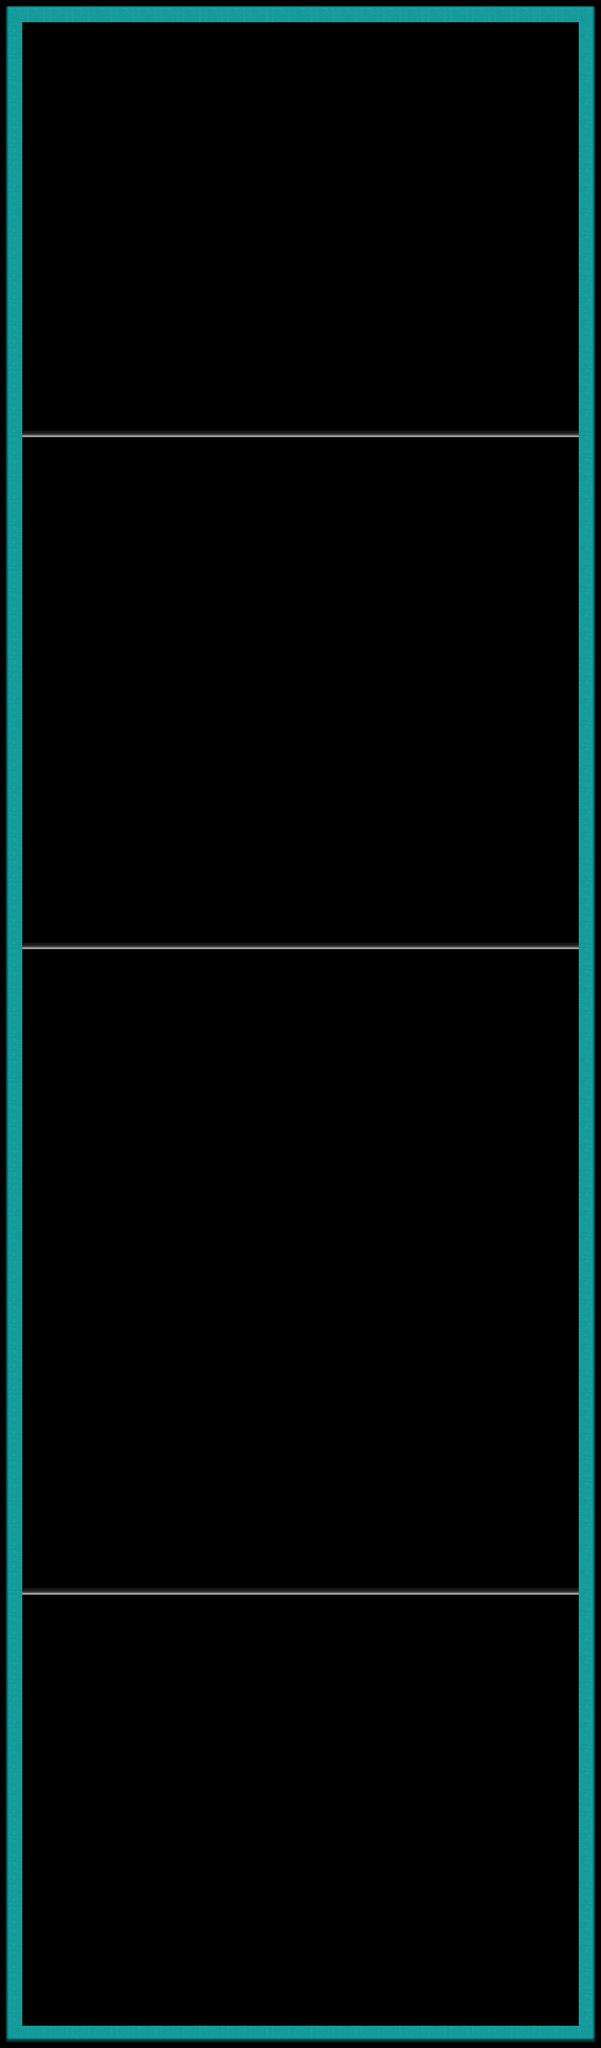

Rendered tile map (Tiled .tmx) drawn with the repository's tilesets; below, a short description and the map source with its tile grids summarised:
An orthogonal 27x92 tile map with 138x138 px tiles, 9 tile layers (1, 2, 3, 4, ...), 9 tilesets.

<map version="1.0" orientation="orthogonal" width="27" height="92" tilewidth="138" tileheight="138">
 <tileset firstgid="1" name="boardLeft" tilewidth="138" tileheight="138">
  <image source="boardLeft.png" width="138" height="138" />
 </tileset>
 <tileset firstgid="2" name="boardDown" tilewidth="138" tileheight="138">
  <image source="boardDown.png" width="138" height="138" />
 </tileset>
 <tileset firstgid="3" name="boardRight" tilewidth="138" tileheight="138">
  <image source="boardRight.png" width="138" height="138" />
 </tileset>
 <tileset firstgid="4" name="boardUp" tilewidth="138" tileheight="138">
  <image source="boardUp.png" width="138" height="138" />
 </tileset>
 <tileset firstgid="5" name="boardLeftDown" tilewidth="138" tileheight="138">
  <image source="boardLeftDown.png" width="138" height="138" />
 </tileset>
 <tileset firstgid="6" name="boardRightDown" tilewidth="138" tileheight="138">
  <image source="boardRightDown.png" width="138" height="138" />
 </tileset>
 <tileset firstgid="7" name="boardRightUp" tilewidth="138" tileheight="138">
  <image source="boardRightUp.png" width="138" height="138" />
 </tileset>
 <tileset firstgid="8" name="boardUpLeft" tilewidth="138" tileheight="138">
  <image source="boardUpLeft.png" width="138" height="138" />
 </tileset>
 <tileset firstgid="9" name="sgib-1" tilewidth="138" tileheight="138">
  <image source="sgib-1.png" width="138" height="138" />
 </tileset>
 <layer name="1" width="27" height="92">
  <data>[2484 cells, 90 non-empty, 1 distinct tile ids]</data>
 </layer>
 <layer name="2" width="27" height="92">
  <data>[2484 cells, 25 non-empty, 1 distinct tile ids]</data>
 </layer>
 <layer name="3" width="27" height="92">
  <data>[2484 cells, 90 non-empty, 1 distinct tile ids]</data>
 </layer>
 <layer name="4" width="27" height="92">
  <data>[2484 cells, 25 non-empty, 1 distinct tile ids]</data>
 </layer>
 <layer name="5" width="27" height="92">
  <data>[2484 cells, 1 non-empty, 1 distinct tile ids]</data>
 </layer>
 <layer name="6" width="27" height="92">
  <data>[2484 cells, 1 non-empty, 1 distinct tile ids]</data>
 </layer>
 <layer name="7" width="27" height="92">
  <data>[2484 cells, 1 non-empty, 1 distinct tile ids]</data>
 </layer>
 <layer name="8" width="27" height="92">
  <data>[2484 cells, 1 non-empty, 1 distinct tile ids]</data>
 </layer>
 <layer name="9" width="27" height="92">
  <data>[2484 cells, 75 non-empty, 1 distinct tile ids]</data>
 </layer>
</map>